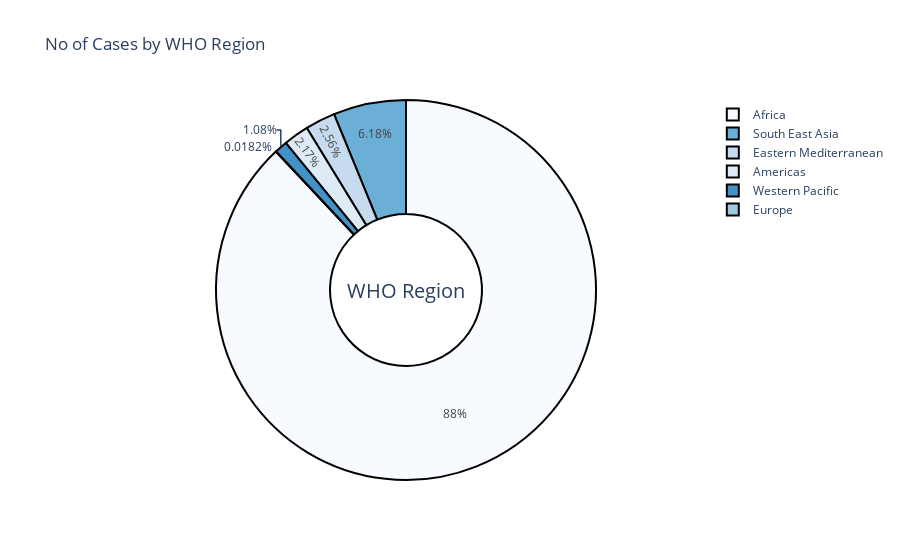
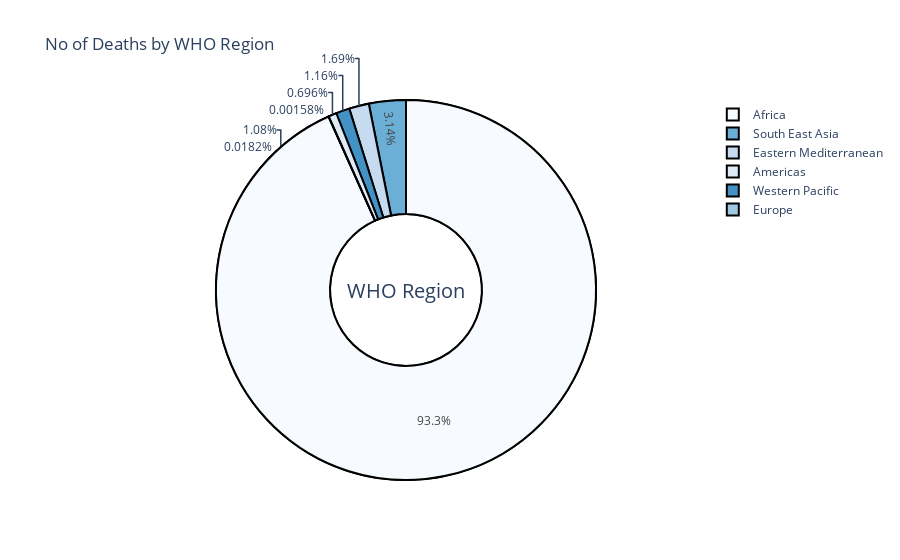

Notebook cell for these charts, in order:
### Code cell
fig = go.Figure()

# Add pie trace
fig.add_trace(go.Pie(labels=who_region['who_region'], values=who_region['no_of_cases'], hole=0.4))

# Customize appearance
fig.update_traces(
    hoverinfo='label+percent',
    textinfo='percent',
    marker=dict(colors=px.colors.sequential.Blues, line=dict(color='#000000', width=2))
)

# Update layout
fig.update_layout(
    title="No of Cases by WHO Region",
    annotations=[dict(text='WHO Region', x=0.5, y=0.5, font_size=20, showarrow=False)]
)

fig.show()



# Add pie trace
fig.add_trace(go.Pie(labels=who_region['who_region'], values=who_region['no_of_deaths'], hole=0.4))

# Customize appearance
fig.update_traces(
    hoverinfo='label+percent',
    textinfo='percent',
    marker=dict(colors=px.colors.sequential.Blues, line=dict(color='#000000', width=2))
)

# Update layout
fig.update_layout(
    title="No of Deaths by WHO Region",
    annotations=[dict(text='WHO Region', x=0.5, y=0.5, font_size=20, showarrow=False)]
)

fig.show()

### Figure 1 — Plotly figure (JSON) as saved in the notebook; plotly's stock layout.template omitted (floating-point values rounded to 4 significant figures)
{"data": [{"hole": 0.4, "hoverinfo": "label+percent", "labels": ["Africa", "Americas", "Eastern Mediterranean", "Europe", "South East Asia", "Western Pacific"], "marker": {"colors": ["rgb(247,251,255)", "rgb(222,235,247)", "rgb(198,219,239)", "rgb(158,202,225)", "rgb(107,174,214)", "rgb(66,146,198)", "rgb(33,113,181)", "rgb(8,81,156)", "rgb(8,48,107)"], "line": {"color": "#000000", "width": 2}}, "textinfo": "percent", "type": "pie", "values": [545111852, 13433321, 15841260, 112675, 38305249, 6709491]}], "layout": {"annotations": [{"font": {"size": 20}, "showarrow": false, "text": "WHO Region", "x": 0.5, "y": 0.5}], "autosize": true, "title": {"text": "No of Cases by WHO Region"}}}

### Figure 2 — Plotly figure (JSON) as saved in the notebook; plotly's stock layout.template omitted (floating-point values rounded to 4 significant figures)
{"data": [{"hole": 0.4, "hoverinfo": "label+percent", "labels": ["Africa", "Americas", "Eastern Mediterranean", "Europe", "South East Asia", "Western Pacific"], "marker": {"colors": ["rgb(247,251,255)", "rgb(222,235,247)", "rgb(198,219,239)", "rgb(158,202,225)", "rgb(107,174,214)", "rgb(66,146,198)", "rgb(33,113,181)", "rgb(8,81,156)", "rgb(8,48,107)"], "line": {"color": "#000000", "width": 2}}, "textinfo": "percent", "type": "pie", "values": [545111852, 13433321, 15841260, 112675, 38305249, 6709491]}, {"hole": 0.4, "hoverinfo": "label+percent", "labels": ["Africa", "Americas", "Eastern Mediterranean", "Europe", "South East Asia", "Western Pacific"], "marker": {"colors": ["rgb(247,251,255)", "rgb(222,235,247)", "rgb(198,219,239)", "rgb(158,202,225)", "rgb(107,174,214)", "rgb(66,146,198)", "rgb(33,113,181)", "rgb(8,81,156)", "rgb(8,48,107)"], "line": {"color": "#000000", "width": 2}}, "textinfo": "percent", "type": "pie", "values": [1480850, 11039, 26764, 25, 49802, 18330]}], "layout": {"annotations": [{"font": {"size": 20}, "showarrow": false, "text": "WHO Region", "x": 0.5, "y": 0.5}], "autosize": true, "title": {"text": "No of Deaths by WHO Region"}}}
